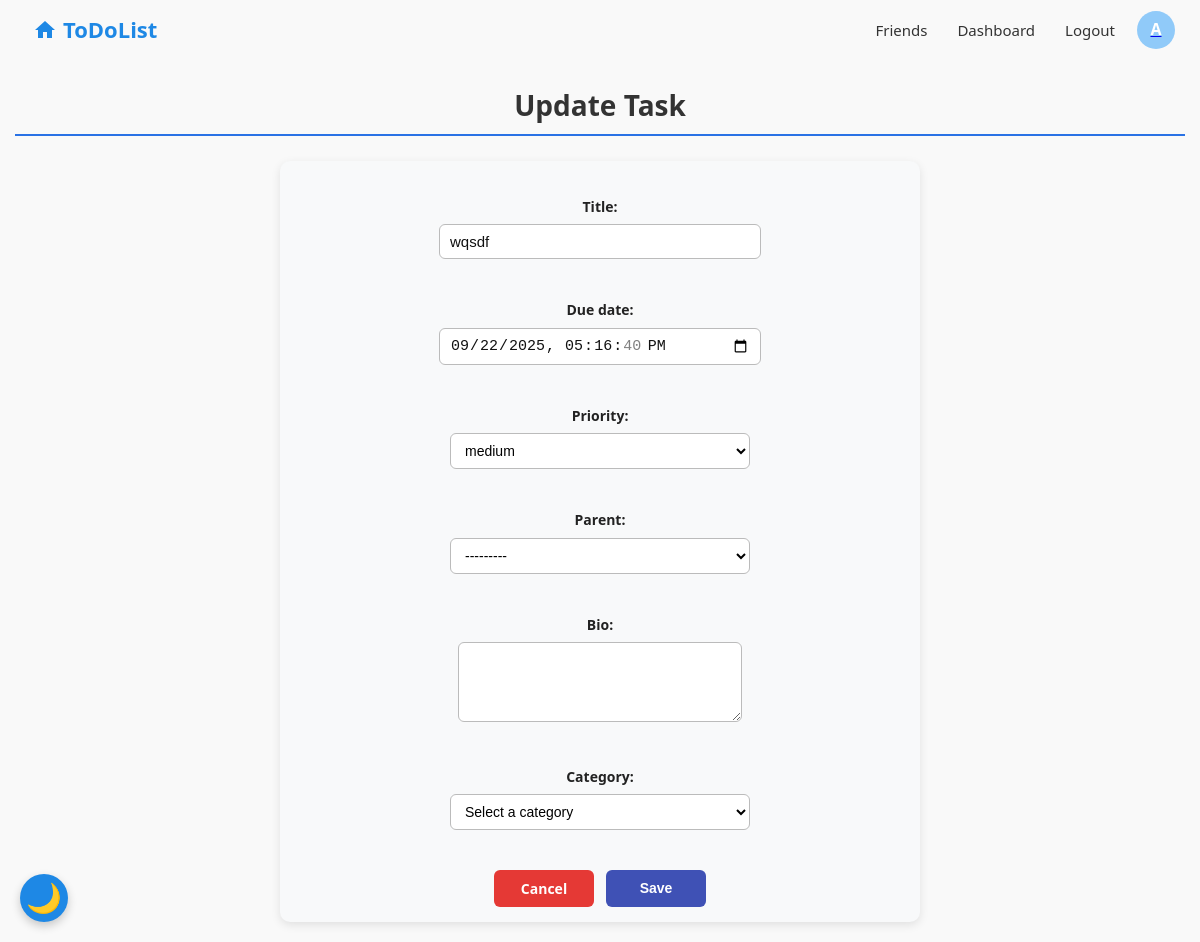
Before: /update_task/10/ (signed in) with the older database file.
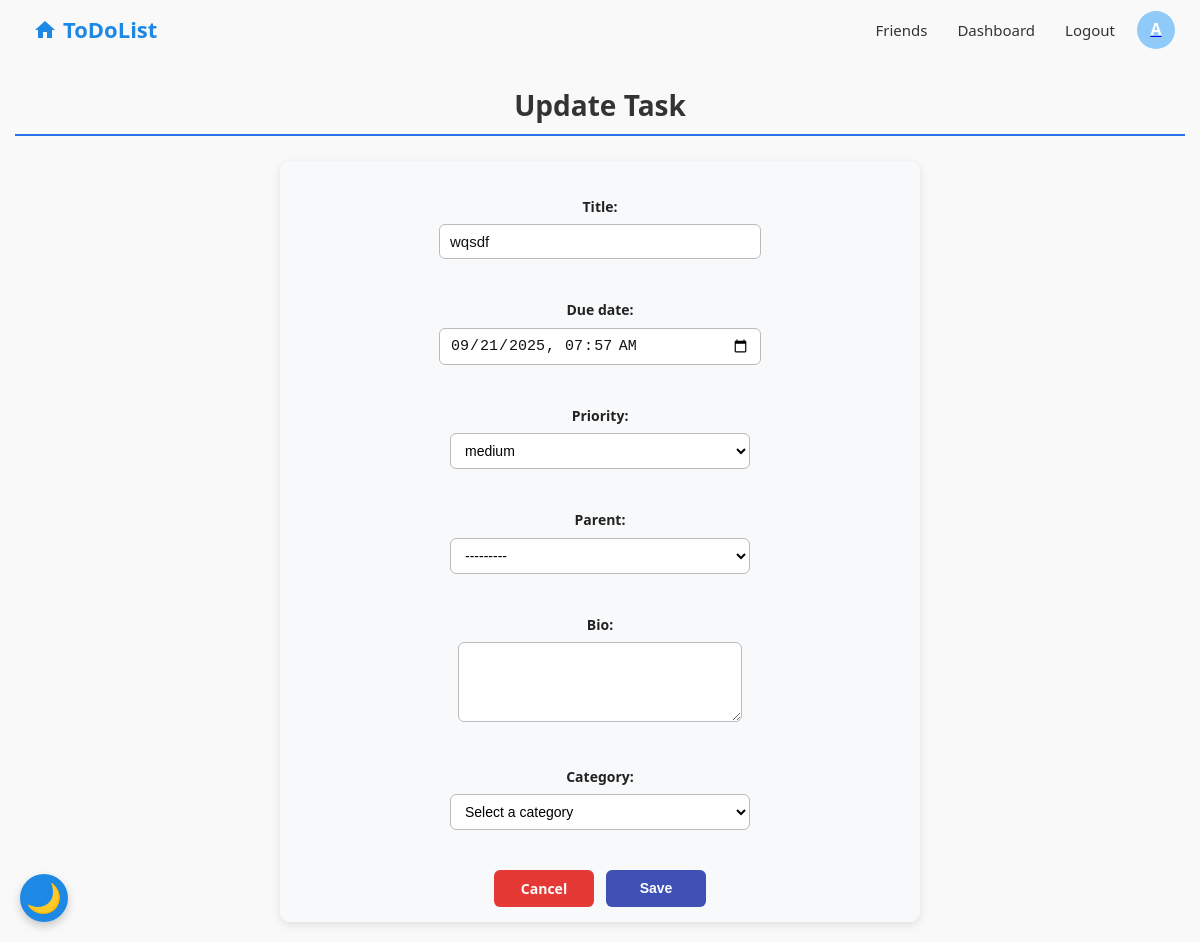
After: the same page with the newer database file.
### base/models.py (models this page shows, shortened)
class Task(models.Model):
    category = models.ForeignKey(Category, on_delete=models.SET_NULL,null=True, blank=True)
    user = models.ForeignKey(settings.AUTH_USER_MODEL, on_delete=models.CASCADE)
    title = models.CharField(max_length=200)
    completed = models.BooleanField(default=False)
    created = models.DateTimeField(auto_now_add=True)
    reminder_at = models.DateTimeField(null=True, blank=True)
    is_notified = models.BooleanField(default=False)
    due_date = models.DateTimeField(default=timezone.now)
    recurring_task = models.ForeignKey('RecurringTask', null=True, blank=True, on_delete=models.SET_NULL, related_name='tasks')
    parent = models.ForeignKey('self', null=True, blank=True, on_delete=models.CASCADE,related_name='subtasks')
    updated_at = models.DateTimeField(null=True, blank=True)
    bio = models.TextField(null=True, blank=True)
    attachment = models.FileField(upload_to='tasks_files/', null=True, blank=True)
    share_with = models.ManyToManyField(User, related_name='shared_tasks', blank=True)
    PRIORITY_CHOICES = [
        (1,'low'),
        (2,'medium'),
        (3, 'high')
    ]
    priority = models.IntegerField(choices=PRIORITY_CHOICES, default=2)
    def __str__(self):
        return self.title

### base/views.py (the view)
# urls.py: path('update_task/<int:pk>/', views.update_task, name='update_task'),
@login_required
def update_task(request, pk):
    task = get_object_or_404(Task, pk=pk, user=request.user)
    categories = Category.objects.all()
    if request.method == 'POST':
        form = TaskForm(request.POST,request.FILES,instance=task,user=request.user,)
        if form.is_valid():
            updated_task = form.save(commit=False)
            category_id = request.POST.get('category')
            if category_id:
                try:
                    updated_task.category = Category.objects.get(id=int(category_id))
                except Category.DoesNotExist:
                    updated_task.category = None
            else:
                updated_task.category = None
            updated_task.save()
            form.save_m2m()
            return redirect('home')
    else:
        form = TaskForm(instance=task, user=request.user)
    context = {'form': form, 'task': task, 'categories': categories}
    return render(request, 'base/update_task.html', context)

### base/forms.py (shortened to what this page needs)
class TaskForm(forms.ModelForm):
    share_with = forms.ModelMultipleChoiceField(
        queryset=None,
        required=False,
        widget=forms.CheckboxSelectMultiple,
        label='Share With Friends'
    )
    class Meta:
        model = Task
        fields = ['title', 'priority', 'completed', 'parent', 'due_date', 'bio', 'attachment', 'share_with']
        widgets = {
            'due_date': forms.DateTimeInput(attrs={'type': 'datetime-local'}),
            'bio': forms.Textarea(attrs={
                'class': 'auth-input bio-field',
                'rows': 1,
                'style': 'resize:none;',
            }),
        }
    def __init__(self, *args, **kwargs):
        user = kwargs.pop('user', None)
        super().__init__(*args, **kwargs)
        if user:
            queryset = Task.objects.filter(user=user, parent__isnull=True)
            if self.instance.pk:
                queryset = queryset.exclude(pk=self.instance.pk)
            self.fields['parent'].queryset = queryset
            self.fields['share_with'].queryset = get_user_friends(user)
        else:
            self.fields['share_with'].queryset = User.objects.none()

### base/templates/base/update_task.html (shortened to what this page needs)
{% extends 'base/main.html' %}
{% load form_tags %}
{% block content %}
<h2 class="form-heading">Update Task</h2>
<form method="post" action="{% url 'update_task' task.id %}" enctype="multipart/form-data" class="custom-form">
    <div class="form-group">
        {{ form.title.label_tag }}
        {{ form.title|add_class:"form-input" }}
    </div>
    <div class="form-group">
        {{ form.due_date.label_tag }}
        {{ form.due_date|add_class:"form-input" }}
    </div>
    <div class="form-group">
        {{ form.priority.label_tag }}
        {{ form.priority|add_class:"form-select" }}
    </div>
    <div class="form-group">
        {{ form.parent.label_tag }}
        {{ form.parent|add_class:"form-select" }}
    </div>
    <div class="form-group">
        {{ form.bio.label_tag }}
        {{ form.bio|add_class:"form-input" }}
    </div>
    <div class="form-group">
        <label for="category">Category:</label>
        <select name="category" id="category" class="form-select">
            <option value="">Select a category</option>
        </select>
    </div>
    <div class="buttons-container">
    <a href="{% url 'home' %}" class="link-cancel">Cancel</a>
    <button class="btn-save">Save</button>
    </div>
</form>
{% endblock content %}

Changed rows visible on the page:
changed Task "wqsdf": due_date "09/22/2025 17:16:40" → "09/21/2025 07:57"
